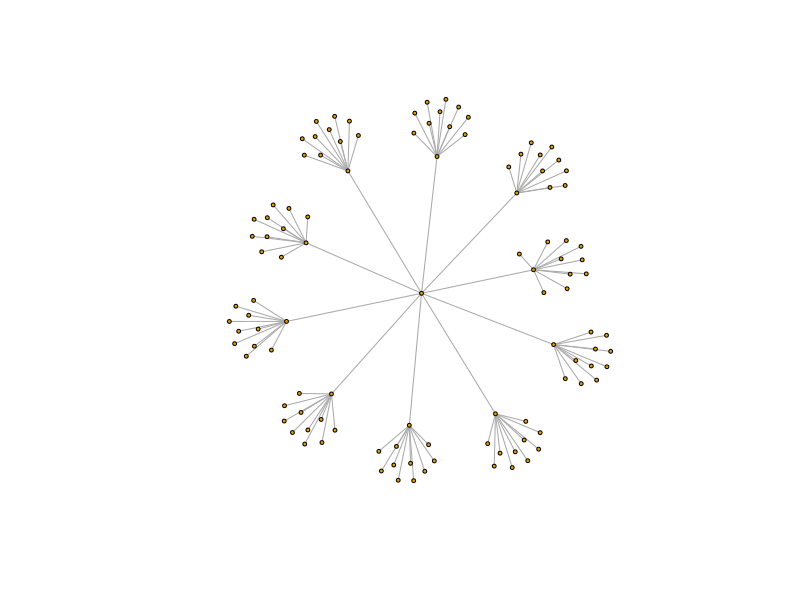
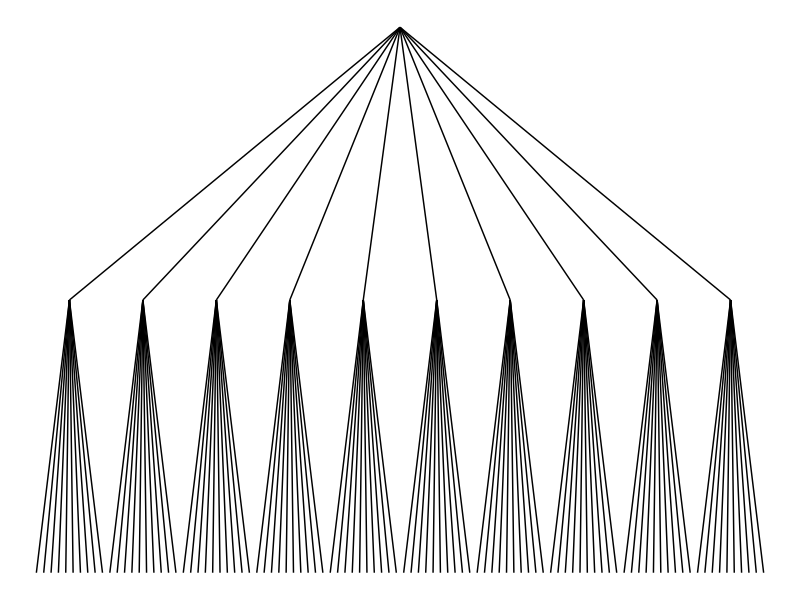
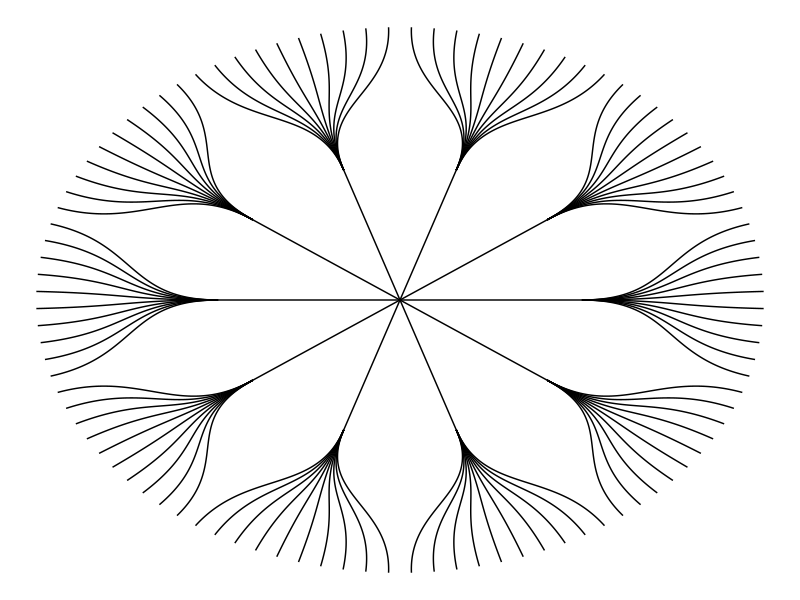
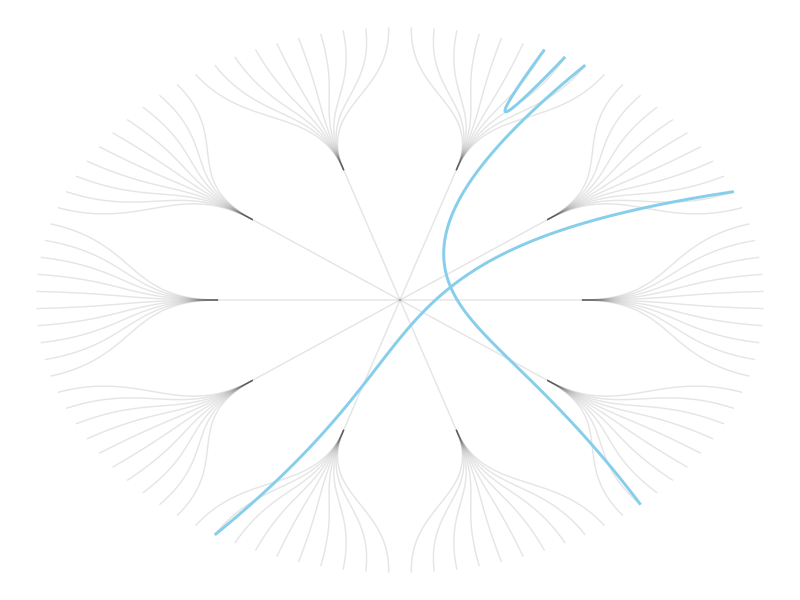
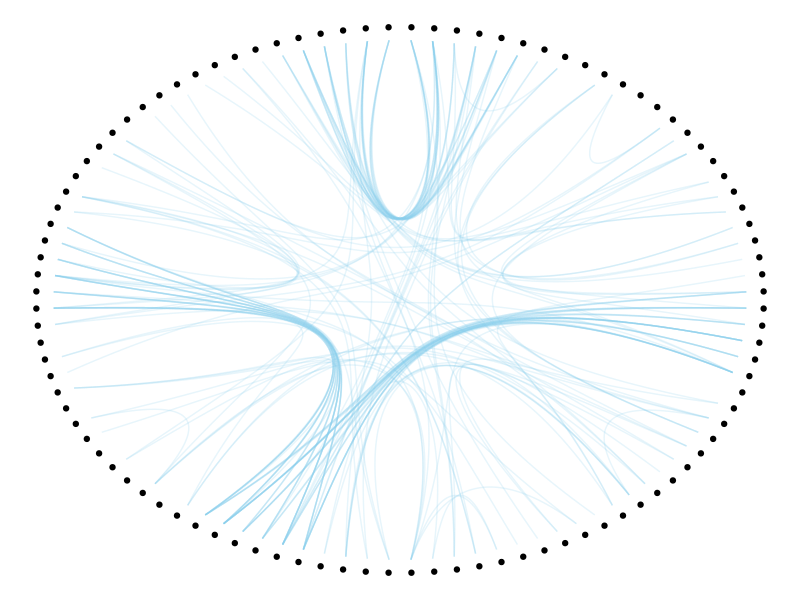
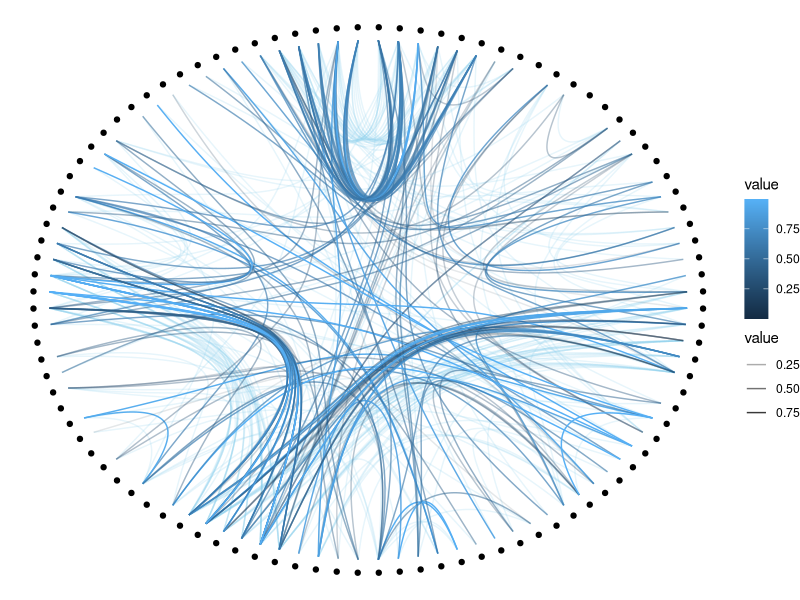
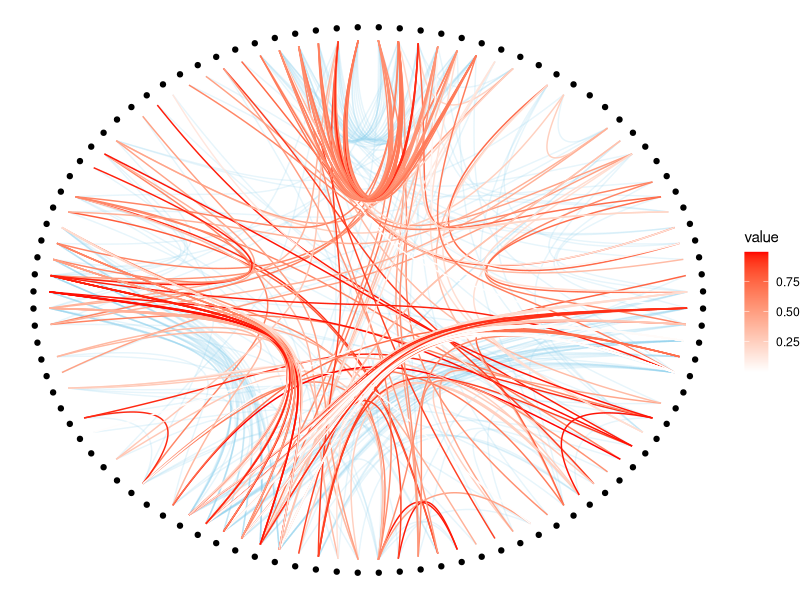
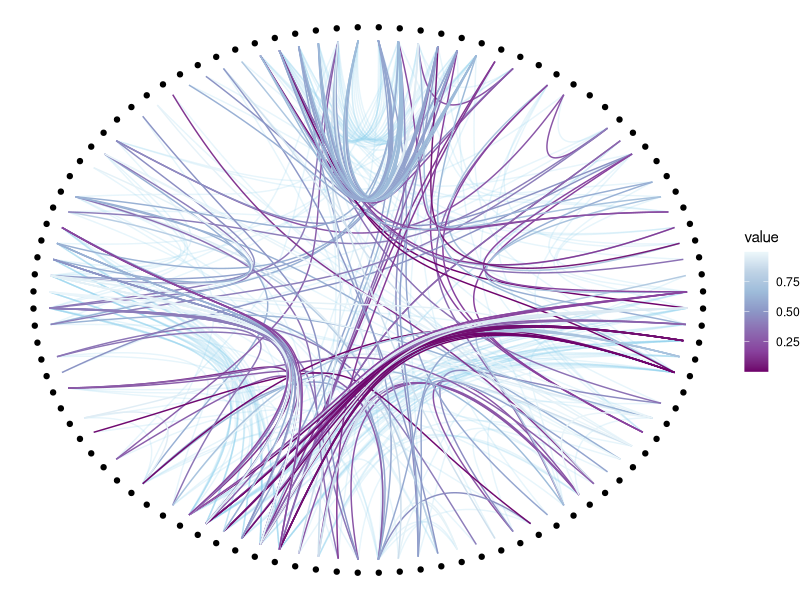

The R source for these figures, in order:
#https://www.r-graph-gallery.com/hierarchical-edge-bundling.html
library(ggraph)
library(igraph)

# ==============================================================================
# 1. Introduction to Hierarchical Edge Bundling with R
# ==============================================================================
# create a data frame giving the hierarchical structure of your individuals. 
# Origin on top, then groups, then subgroups
d1 <- data.frame(from="origin", to=paste("group", seq(1,10), sep=""))
d2 <- data.frame(from=rep(d1$to, each=10), to=paste("subgroup", seq(1,100), sep="_"))
hierarchy <- rbind(d1, d2)

# create a vertices data.frame. One line per object of our hierarchy, giving features of nodes.
vertices <- data.frame(name = unique(c(as.character(hierarchy$from), as.character(hierarchy$to))) ) 

# Create a graph object with the igraph library
mygraph <- graph_from_data_frame( hierarchy, vertices=vertices )
# This is a network object, you visualize it as a network like shown in the network section!

# With igraph: 
plot(mygraph, vertex.label="", edge.arrow.size=0, vertex.size=2)

# With ggraph:
ggraph(mygraph, layout = 'dendrogram', circular = FALSE) + 
  geom_edge_link() +
  theme_void()

ggraph(mygraph, layout = 'dendrogram', circular = TRUE) + 
  geom_edge_diagonal() +
  theme_void()

ggraph(mygraph, layout = 'dendrogram', circular = TRUE) + 
  geom_edge_diagonal(alpha=0.1) +
  geom_conn_bundle(data = get_con(from = c(18,20,30), to = c(19, 50, 70)), alpha=1, width=1, colour="skyblue", tension = 1) +
  theme_void()


# create a dataframe with connection between leaves (individuals)
all_leaves <- paste("subgroup", seq(1,100), sep="_")
connect <- rbind( 
  data.frame( from=sample(all_leaves, 100, replace=T) , to=sample(all_leaves, 100, replace=T)), 
  data.frame( from=sample(head(all_leaves), 30, replace=T) , to=sample( tail(all_leaves), 30, replace=T)), 
  data.frame( from=sample(all_leaves[25:30], 30, replace=T) , to=sample( all_leaves[55:60], 30, replace=T)), 
  data.frame( from=sample(all_leaves[75:80], 30, replace=T) , to=sample( all_leaves[55:60], 30, replace=T)) 
)

# The connection object must refer to the ids of the leaves:
from <- match( connect$from, vertices$name)
to <- match( connect$to, vertices$name)

# plot
ggraph(mygraph, layout = 'dendrogram', circular = TRUE) + 
  geom_conn_bundle(data = get_con(from = from, to = to), alpha=0.2, colour="skyblue", tension = 0.9) + 
  geom_node_point(aes(filter = leaf, x = x*1.05, y=y*1.05)) +
  theme_void()

# ==============================================================================
# 2. Customize Hierarchical Edge Bundling
# ==============================================================================
# create a vertices data.frame. One line per object of our hierarchy
vertices  <-  data.frame(
  name = unique(c(as.character(hierarchy$from), as.character(hierarchy$to))) , 
  value = runif(111)
) 
# Let's add a column with the group of each name. It will be useful later to color points
vertices$group  <-  hierarchy$from[ match( vertices$name, hierarchy$to ) ]
# Create a graph object
mygraph <- graph_from_data_frame( hierarchy, vertices=vertices )

# The connection object must refer to the ids of the leaves:
from  <-  match( connect$from, vertices$name)
to  <-  match( connect$to, vertices$name)

# Basic graph
p <- ggraph(mygraph, layout = 'dendrogram', circular = TRUE) + 
  geom_conn_bundle(data = get_con(from = from, to = to), alpha=0.2, colour="skyblue", tension = .5) + 
  geom_node_point(aes(filter = leaf, x = x*1.05, y=y*1.05)) +
  theme_void()

# Use the 'value' column of the connection data frame for the color:
p +  geom_conn_bundle(data = get_con(from = from, to = to), aes(colour=value, alpha=value)) 

# In this case you can change the color palette
p +  
  geom_conn_bundle(data = get_con(from = from, to = to), aes(colour=value)) +
  scale_edge_color_continuous(low="white", high="red")
p +  
  geom_conn_bundle(data = get_con(from = from, to = to), aes(colour=value)) +
  scale_edge_colour_distiller(palette = "BuPu")

# Color depends of the index: the from and the to are different
p +  
  geom_conn_bundle(data = get_con(from = from, to = to), width=1, alpha=0.2, aes(colour=..index..)) +
  scale_edge_colour_distiller(palette = "RdPu") +
  theme(legend.position = "none")

# Basic usual argument
p=ggraph(mygraph, layout = 'dendrogram', circular = TRUE) + 
  geom_conn_bundle(data = get_con(from = from, to = to), width=1, alpha=0.2, aes(colour=..index..)) +
  scale_edge_colour_distiller(palette = "RdPu") +
  theme_void() +
  theme(legend.position = "none")

# just a blue uniform color. Note that the x*1.05 allows to make a space between the points and the connection ends
p + geom_node_point(aes(filter = leaf, x = x*1.05, y=y*1.05), colour="skyblue", alpha=0.3, size=3)

# It is good to color the points following their group appartenance
library(RColorBrewer)
p + geom_node_point(aes(filter = leaf, x = x*1.05, y=y*1.05, colour=group),   size=3) +
  scale_colour_manual(values= rep( brewer.pal(9,"Paired") , 30))

# And you can adjust the size to whatever variable quite easily!
p + 
  geom_node_point(aes(filter = leaf, x = x*1.05, y=y*1.05, colour=group, size=value, alpha=0.2)) +
  scale_colour_manual(values= rep( brewer.pal(9,"Paired") , 30)) +
  scale_size_continuous( range = c(0.1,10) ) 
